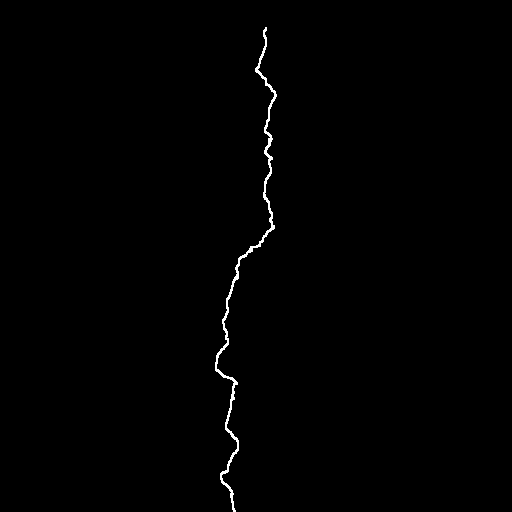
#> input picture Project/dataset/crack/Amalienstrasse_annotation_contrast_shrinked.png, 512 x 512 px; its folder holds only this picture in this run
$ jupyter execute --allow-errors 'Task3 - Crack Analytics.ipynb'
#> lines starting #> are read from the running program, lines starting #| are printed output that depends on the picture; after the words box and inside, x2 and y2 are one past the last pixel; in counts of white or black regions, pixels touching at a corner belong together
# Task3 - Crack Analytics

#### Crack segmentation unfolds its power only when the results undergo further processing. Information such as the length or the number of branches of a crack are crucial for the assessment of a structure’s condition.

#### a) Implement a metric to assess the performance of the implemented approach. The standard metric for semantic segmentation is intersection-over-union (IoU). Report the performance of the detector on the test set and discuss the adequacy of the metric for crack detection.

[cell 1]
import cv2
import numpy as np
import os
from skimage.morphology import skeletonize
from skimage.measure import regionprops
from sklearn.model_selection import train_test_split

[cell 2]
# Directory containing the input images
input_dir = "dataset/crack"

# Directory to save the processed images
output_dir = "dataset/processed"

[cell 3]
# Create the output directory if it doesn't exist
if not os.path.exists(output_dir):
    os.makedirs(output_dir)

# List all image files in the input directory
image_files = [f for f in os.listdir(input_dir) if f.endswith((".png"))]

# Define a kernel for morphological operations
kernel = np.ones((3, 3), np.uint8)

[cell 4]
# Initialize lists to store feature vectors and labels
feature_vectors = []
labels = []

[cell 5]
# Define a function to perform connected component analysis
def connected_component_analysis(image):
    # Initialize equivalent label table and label counter
    equivalent_labels = {}
    label_counter = 0

    # Create a function to find the root label of an equivalence group
    def find_root_label(label):
        if label in equivalent_labels:
            return find_root_label(equivalent_labels[label])
        else:
            return label

    # Process the image row by row and label connected components
    for y in range(image.shape[0]):
        for x in range(image.shape[1]):
            # Check if the current pixel is foreground (crack)
            if image[y, x] == 255:
                # Get the labels of the neighboring pixels
                neighbors = []

                if x > 0 and image[y, x - 1] == 255:
                    neighbors.append(image[y, x - 1])

                if y > 0 and image[y - 1, x] == 255:
                    neighbors.append(image[y - 1, x])

                # If there are no neighboring foreground pixels, assign a new label
                if not neighbors:
                    label_counter += 1
                    image[y, x] = label_counter
                else:
                    # Assign the smallest label among neighbors
                    min_neighbor_label = min(neighbors)
                    image[y, x] = min_neighbor_label

                    # Update the equivalent label table
                    for neighbor in neighbors:
                        if neighbor != min_neighbor_label:
                            root_label = find_root_label(neighbor)
                            equivalent_labels[root_label] = min_neighbor_label

    # Perform a second pass to update labels with equivalent labels
    for y in range(image.shape[0]):
        for x in range(image.shape[1]):
            label = image[y, x]
            if label in equivalent_labels:
                image[y, x] = find_root_label(label)

    return image

[cell 6]
for image_file in image_files:
    # Load the image
    img = cv2.imread(os.path.join(input_dir, image_file))
#> img is the input picture: shape (512, 512, 3); values 0 (black) and 178 (white), 0.57% white in thin lines or dots, all inside (x1, y1, x2, y2) = (215, 27, 277, 512)

    # Calculate minimum and maximum pixel values
    min_val = np.min(img)
#> min_val = 0
    max_val = np.max(img)
#> max_val = 178

    # Vectorized operations for contrast stretching
    contrast_stretching = 255 * ((img - min_val) / (max_val - min_val))

    # Round the pixel values to the nearest integer
    contrast_stretching = np.round(contrast_stretching)

    # Ensure pixel values are in the range [0, 255]
    contrast_stretching = np.clip(contrast_stretching, 0, 255)
    contrast_stretching = contrast_stretching.astype('uint8')

    # Convert the image to grayscale
    gray_image = cv2.cvtColor(contrast_stretching, cv2.COLOR_BGR2GRAY)

    # Apply adaptive thresholding to obtain a binary image
    binary_image = cv2.adaptiveThreshold(
        gray_image, 255, cv2.ADAPTIVE_THRESH_GAUSSIAN_C, cv2.THRESH_BINARY_INV, 11, 2
    )
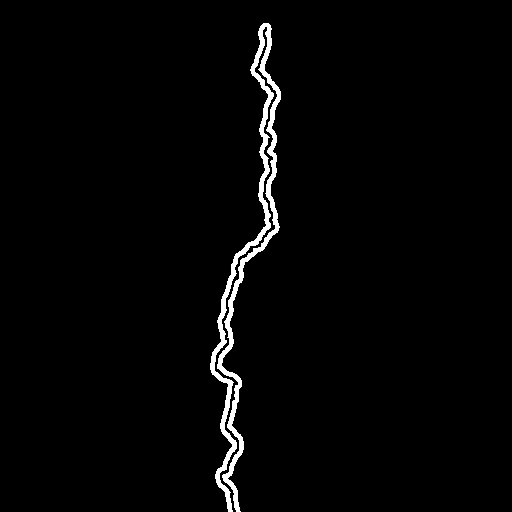
#> binary_image: shape (512, 512); 2.1% white; 1 white region, box (x1, y1, x2, y2) and area: (210, 23, 281, 512) 5402

    # Apply morphological operations
    # 1. Dilation to connect nearby cracks and make them thicker
    dilated_image = cv2.dilate(binary_image, kernel, iterations=1)
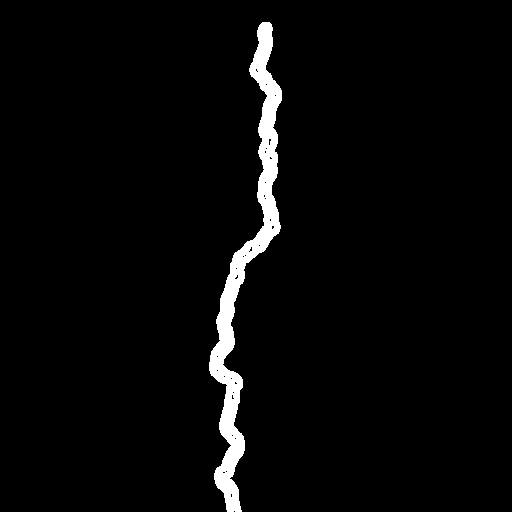
#> dilated_image: shape (512, 512); 3.1% white; 1 white region, box (x1, y1, x2, y2) and area: (209, 22, 282, 512) 8232

    # 2. Erosion to remove noise and thin out the cracks slightly
    eroded_image = cv2.erode(dilated_image, kernel, iterations=1)
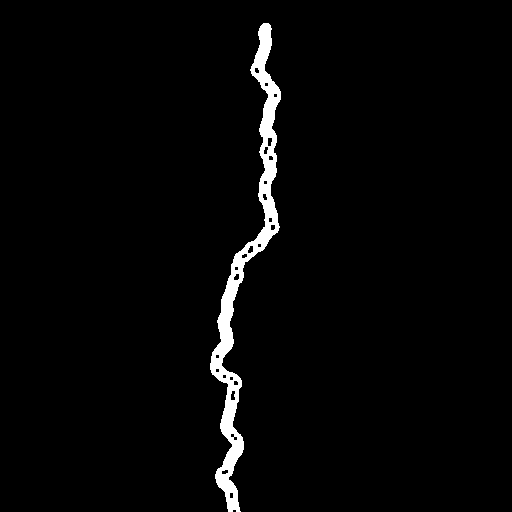
#> eroded_image: shape (512, 512); 2.5% white; 1 white region, box (x1, y1, x2, y2) and area: (210, 23, 281, 512) 6526

    # Perform connected component analysis to label regions
    labeled_image = connected_component_analysis(eroded_image)
#> after the loop in connected_component_analysis, `for y in range(image.shape[0]):`: equivalent_labels = 0 items; label_counter = 2633

    # 3. Closing to further connect cracks
    closing_image = cv2.morphologyEx(eroded_image, cv2.MORPH_CLOSE, kernel)

    # 4. Morphological thinning using scikit-image
    thinned_image = skeletonize(closing_image)
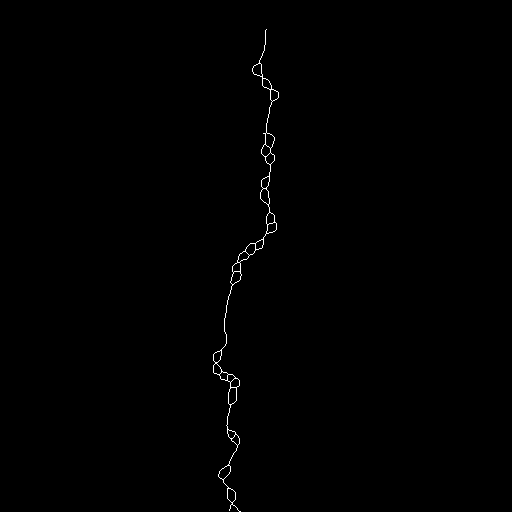
#> thinned_image: shape (512, 512) bool; 0.35% white in thin lines or dots, all inside (x1, y1, x2, y2) = (213, 29, 279, 512)

    # Extract feature vectors and labels
    ground_truth = cv2.imread(os.path.join(input_dir, image_file), cv2.IMREAD_GRAYSCALE)
    for region in regionprops(labeled_image):
        area = region.area
        perimeter = region.perimeter
        if perimeter != 0:
            circularity = 4 * np.pi * (area / (perimeter**2))
        else:
            circularity = 0.0
        is_crack = ground_truth[int(region.centroid[1]), int(region.centroid[0])] == 255
        feature_vector = [area, perimeter, circularity]
        feature_vectors.append(feature_vector)
        labels.append(is_crack)
#> this loop made 255 passes
#> area on passes 1 to 12: 11, 11, 11, 11, 11, 11, 11, 11, 11, 11, 11, 11
#> after the loop, feature_vectors = 255 items, first 6: [11, 0, 0], [11, 0, 0], [11, 0, 0], [11, 0, 0], [11, 0, 0], [11, 0, 0]; labels = 255 items, first 6: False, False, False, False, False, False

[cell 7]
# Split the data into training and testing sets (e.g., 80% training, 20% testing) as given in Project
X_train, X_test, y_train, y_test = train_test_split(feature_vectors, labels, test_size=0.2, random_state=42)
#> X_train = 204 items, first 6: [11, 0, 0], [10, 0, 0], [10, 0, 0], [11, 0, 0], [10, 0, 0], [10, 0, 0]; X_test = 51 items, first 6: [10, 0, 0], [11, 0, 0], [10, 0, 0], [10, 0, 0], [10, 0, 0], [10, 0, 0]; y_train = 204 items, first 6: False, False, False, False, False, False; y_test = 51 items, first 6: False, False, False, False, False, False

[cell 8]
# classifier
def rule_based_classifier(feature_vector):
    area, perimeter, circularity = feature_vector
    if circularity > 0.5:
        return True  # Predict as crack
    else:
        return False  # Predict as non-crack

# Evaluate the classifier on the test set
correct_predictions = 0
total_predictions = len(X_test)
#> total_predictions = 51

for i in range(total_predictions):
    predicted_label = rule_based_classifier(X_test[i])
    if predicted_label == y_test[i]:
        correct_predictions += 1
#> this loop made 51 passes
#> area in rule_based_classifier on passes 1 to 12: 10, 11, 10, 10, 10, 10, 10, 10, 11, 11, 10, 10
#> after the loop, correct_predictions = 51

accuracy = (correct_predictions / total_predictions) * 100
#> accuracy = 100
print(f"Accuracy of the rule-based classifier: {accuracy:.2f}%")
#| Accuracy of the rule-based classifier: 100.00%

[cell 9]
# Initialize variables to keep track of true positives, false positives, and false negatives
true_positives = 0
false_positives = 0
false_negatives = 0

# Define a threshold for classifying regions as cracks
iou_threshold = 0.4
# Iterate through the test set
for i in range(len(X_test)):
    predicted_label = rule_based_classifier(X_test[i])  # Apply your classifier
    true_label = y_test[i]

    # Calculate IoU for the current region
    if predicted_label and true_label:
        intersection = np.logical_and(predicted_label, true_label)
        union = np.logical_or(predicted_label, true_label)
        iou = np.sum(intersection) / np.sum(union)


        if iou > iou_threshold:
            true_positives += 1
        else:
            false_positives += 1
    elif predicted_label and not true_label:
        false_positives += 1
    elif not predicted_label and true_label:
        false_negatives += 1
#> this loop made 51 passes

# Calculate precision, recall, and IoU
#> (the rest of this cell did not finish here and is left out)

#### b) For further processing use thinning in order to reduced the segmentation results to a line-like representation of the crack. You are allowed to use built-in functions.

[cell 10]
import cv2
import numpy as np
from skimage.morphology import skeletonize
from skimage.measure import regionprops
import matplotlib.pyplot as plt

img = cv2.imread('dataset/crack/Amalienstrasse_annotation.png', cv2.IMREAD_GRAYSCALE)

# Define a kernel for morphological operations
kernel = np.ones((1, 2), np.uint8)
#> (the rest of this cell did not finish here and is left out)

#### c) Implement a function to compute the length of the detected cracks in the test set. Report the lengths.

[cell 11]
import cv2
import numpy as np
from skimage.morphology import skeletonize
import matplotlib.pyplot as plt

# Load the thinned crack image (you should replace 'thinned_crack.png' with your actual thinned image file path)
thinned_image = cv2.imread('thinned_crack.png', cv2.IMREAD_GRAYSCALE)

def compute_crack_length(thinned_image):
    # Threshold the image to obtain the crack lines
    _, binary_image = cv2.threshold(thinned_image, 1, 255, cv2.THRESH_BINARY)

    # Find contours of the crack lines
    contours, _ = cv2.findContours(binary_image, cv2.RETR_EXTERNAL, cv2.CHAIN_APPROX_SIMPLE)

    # Initialize a variable to store the total length of detected cracks
    total_length = 0

    # Iterate through the contours and calculate the length of each
    for contour in contours:
        length = cv2.arcLength(contour, closed=False)
        total_length += length

    return total_length

# Call the function to compute the length of detected cracks
crack_length = compute_crack_length(thinned_image)

# Print the total length of detected cracks
print(f"Total Length of Detected Cracks: {crack_length} pixels")
#| Total Length of Detected Cracks: 0 pixels

#### Now The below code code calculating the length in mm

[cell 12]
import cv2
import numpy as np
from skimage.morphology import skeletonize
import os
import matplotlib.pyplot as plt

def compute_crack_length_mm(thinned_image, mm_per_pixel):
    # Threshold the image to obtain the crack lines
#> called with mm_per_pixel = 0.1
    _, binary_image = cv2.threshold(thinned_image, 1, 255, cv2.THRESH_BINARY)

    # Find contours of the crack lines
    contours, _ = cv2.findContours(binary_image, cv2.RETR_EXTERNAL, cv2.CHAIN_APPROX_SIMPLE)

    total_length_mm = 0

    for contour in contours:
        length = cv2.arcLength(contour, closed=False)
        length_mm = length * mm_per_pixel
        total_length_mm += length_mm
#> this loop made 1 pass

    return total_length_mm

def compute_crack_lengths_in_directory(directory_path, mm_per_pixel):
    files = os.listdir(directory_path)

    crack_lengths = {}

    for file in files:
        # Load the thinned crack image
        file_path = os.path.join(directory_path, file)
        thinned_image = cv2.imread(file_path, cv2.IMREAD_GRAYSCALE)

        # Compute the crack length for the image in millimeters
        length_mm = compute_crack_length_mm(thinned_image, mm_per_pixel)


        crack_lengths[file] = length_mm

    return crack_lengths

test_set_directory = 'dataset/crack'

mm_per_pixel = 0.1

crack_lengths_mm = compute_crack_lengths_in_directory(test_set_directory, mm_per_pixel)

crack_lengths = list(crack_lengths_mm.values())

bins = [0, 10, 20, 30, 40, 50, 60, 70, 80, 90, 100, 110, 120, 130, 140, 150]

# Create a histogram to visualize the grouped crack lengths
plt.figure(figsize=(12, 6))
plt.hist(crack_lengths, bins=bins, edgecolor='k', alpha=0.7)
plt.xlabel('Crack Length (mm)')
plt.ylabel('Number of Images')
plt.title('Distribution of Crack Lengths in Test Images')
plt.xticks(bins)
plt.grid(axis='y', linestyle='--', alpha=0.7)
plt.tight_layout()
plt.show()
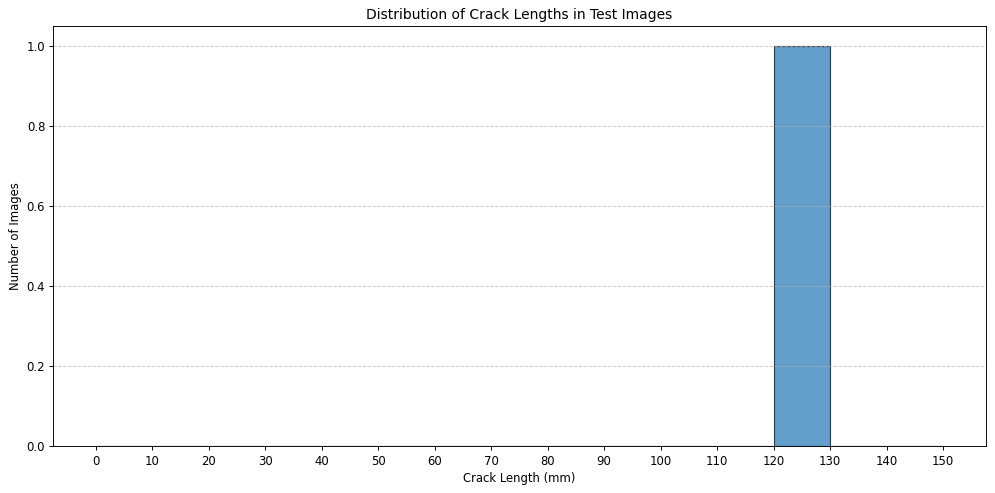
#> figure drawn by matplotlib, 1 panel; tallest bar 1 high, from x = 120 to 130

$ run again, on Project/dataset/crack/Amalienstrasse_annotation_rotate_45.png
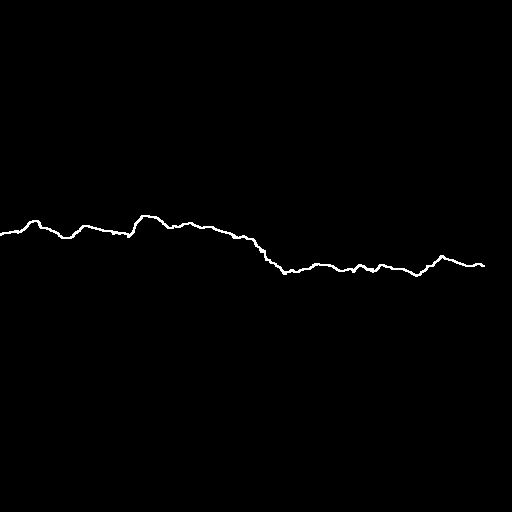
#> input picture Project/dataset/crack/Amalienstrasse_annotation_rotate_45.png, 512 x 512 px
#> img is the input picture: shape (512, 512, 3); 0.57% white in thin lines or dots, all inside (x1, y1, x2, y2) = (0, 215, 485, 277)
#> min_val = 0
#> max_val = 255
#> binary_image: shape (512, 512); 2.1% white; 1 white region, box (x1, y1, x2, y2) and area: (0, 210, 489, 281) 5402
#> dilated_image: shape (512, 512); 3.1% white; 1 white region, box (x1, y1, x2, y2) and area: (0, 209, 490, 282) 8232
#> `eroded_image = cv2.erode(dilated_image, kernel, iterations=1)`:
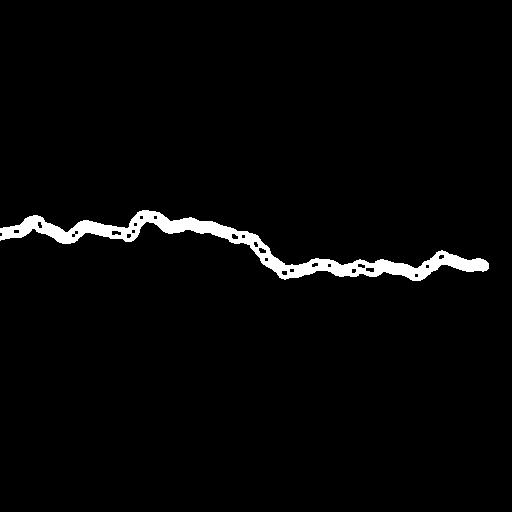
#> eroded_image: shape (512, 512); 2.5% white; 1 white region, box (x1, y1, x2, y2) and area: (0, 210, 489, 281) 6526
#> after the loop in connected_component_analysis, `for y in range(image.shape[0]):`: equivalent_labels = 0 items; label_counter = 2560
#> `thinned_image = skeletonize(closing_image)`:
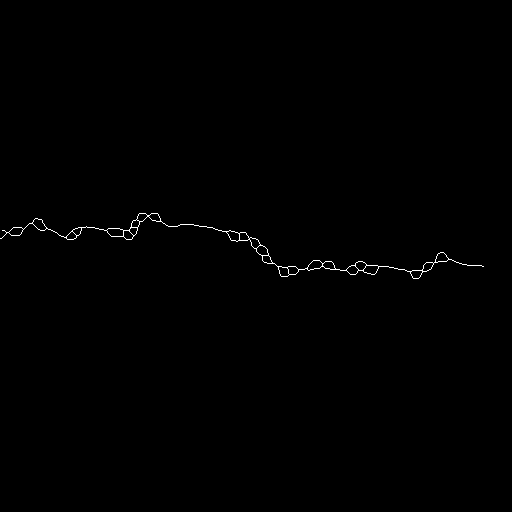
#> thinned_image: shape (512, 512) bool; 0.35% white in thin lines or dots, all inside (x1, y1, x2, y2) = (0, 213, 484, 279)
#> after the loop `for region in regionprops(labeled_image):`: feature_vectors = 255 items, first 6: [10, 0, 0], [10, 0, 0], [10, 0, 0], [10, 0, 0], [10, 0, 0], [10, 0, 0]; labels = 255 items, first 6: False, False, False, False, False, False
#> X_train = 204 items, first 6: [10, 0, 0], [10, 0, 0], [10, 0, 0], [10, 0, 0], [10, 0, 0], [10, 0, 0]; X_test = 51 items, first 6: [10, 0, 0], [10, 0, 0], [10, 0, 0], [10, 0, 0], [10, 0, 0], [10, 0, 0]; y_train = 204 items, first 6: False, False, False, False, False, False; y_test = 51 items, first 6: False, False, False, False, True, False
#> total_predictions = 51
#> after the loop `for i in range(total_predictions):`: correct_predictions = 48
#> accuracy = 94.12
#| Accuracy of the rule-based classifier: 94.12%
#> the loop `for i in range(len(X_test)):` made 51 passes
#| Total Length of Detected Cracks: 0 pixels
#> the loop in compute_crack_length_mm, `for contour in contours:` made 1 pass

$ run again, on Project/dataset/crack/Burgplatz_annotation.png
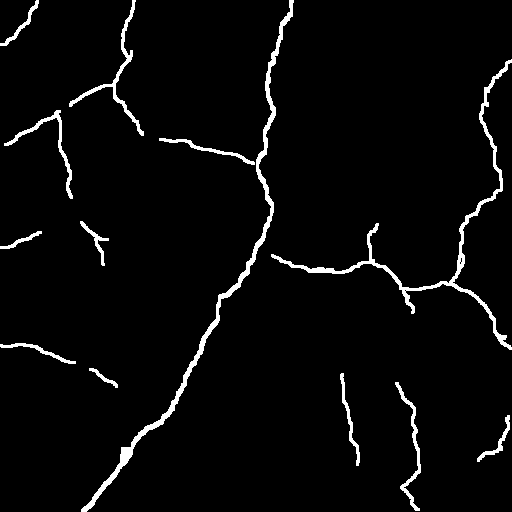
#> input picture Project/dataset/crack/Burgplatz_annotation.png, 512 x 512 px
#> img is the input picture: shape (512, 512, 3); 3.5% white; 13 white regions, largest, box (x1, y1, x2, y2) and area: (81, 0, 294, 512) 2934, (271, 59, 512, 350) 2431, (69, 0, 144, 136) 781
#> min_val = 0
#> max_val = 255
#> binary_image: shape (512, 512); 8.6% white; 15 white regions (1 under 20 px), largest, box (x1, y1, x2, y2) and area: (267, 55, 512, 355) 4304, (76, 0, 290, 512) 3881, (0, 0, 149, 203) 3581
#> dilated_image: shape (512, 512); 13.1% white; 11 white regions, largest, box (x1, y1, x2, y2) and area: (75, 0, 300, 512) 10334, (266, 54, 512, 356) 9147, (0, 0, 150, 204) 5452
#> eroded_image: shape (512, 512); 8.6% white; 15 white regions (1 under 20 px), largest, box (x1, y1, x2, y2) and area: (267, 55, 512, 355) 4305, (76, 0, 290, 512) 3885, (0, 0, 149, 203) 3589
#> after the loop in connected_component_analysis, `for y in range(image.shape[0]):`:
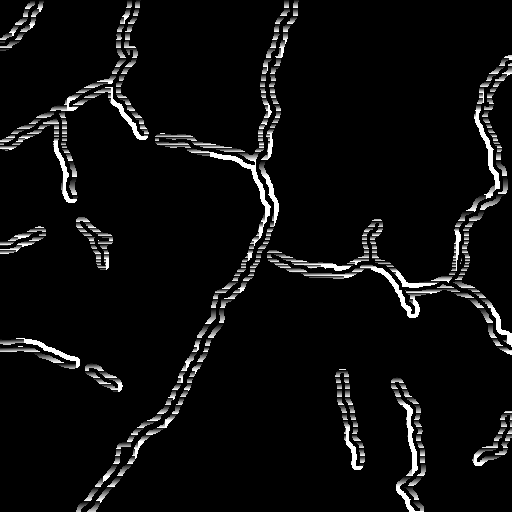
#> image: shape (512, 512); min 0, max 255, mean 13.2
#> after the loop in connected_component_analysis, `for y in range(image.shape[0]):`: equivalent_labels = 0 items; label_counter = 17863
#> thinned_image: shape (512, 512) bool; 1.6% white in thin lines or dots
#> the loop `for region in regionprops(labeled_image):` made 255 passes
#> is_crack on passes 1 to 8: False, False, True, True, False, True, False, False
#> after the loop `for region in regionprops(labeled_image):`: feature_vectors = 255 items, first 6: [70, 0, 0], [70, 0, 0], [70, 0, 0], [70, 0, 0], [70, 0, 0], [70, 0, 0]; labels = 255 items, first 6: False, False, True, True, False, True
#> X_train = 204 items, first 6: [70, 0, 0], [70, 0, 0], [70, 0, 0], [70, 0, 0], [69, 0, 0], [70, 0, 0]; X_test = 51 items, first 6: [70, 0, 0], [70, 0, 0], [70, 0, 0], [69, 0, 0], [70, 0, 0], [70, 0, 0]; y_train = 204 items, first 6: False, False, False, True, False, False; y_test = 51 items, first 6: False, False, False, False, False, False
#> total_predictions = 51
#> the loop `for i in range(total_predictions):` made 51 passes
#> area in rule_based_classifier on passes 1 to 8: 70, 70, 70, 69, 70, 70, 69, 70
#> after the loop `for i in range(total_predictions):`: correct_predictions = 46
#> accuracy = 90.2
#| Accuracy of the rule-based classifier: 90.20%
#> the loop `for i in range(len(X_test)):` made 51 passes
#| Total Length of Detected Cracks: 0 pixels
#> the loop in compute_crack_length_mm, `for contour in contours:` made 13 passes
#> `plt.show()`:
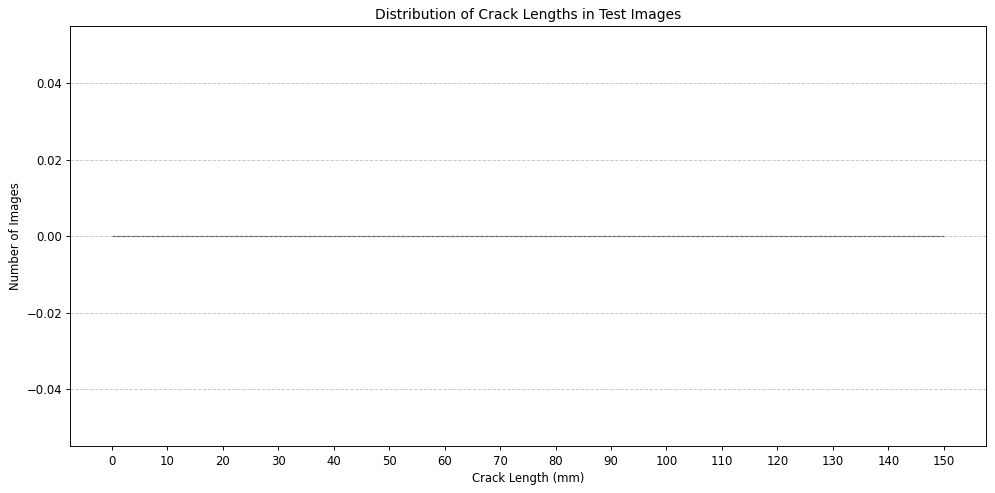
#> figure drawn by matplotlib, 1 panel
